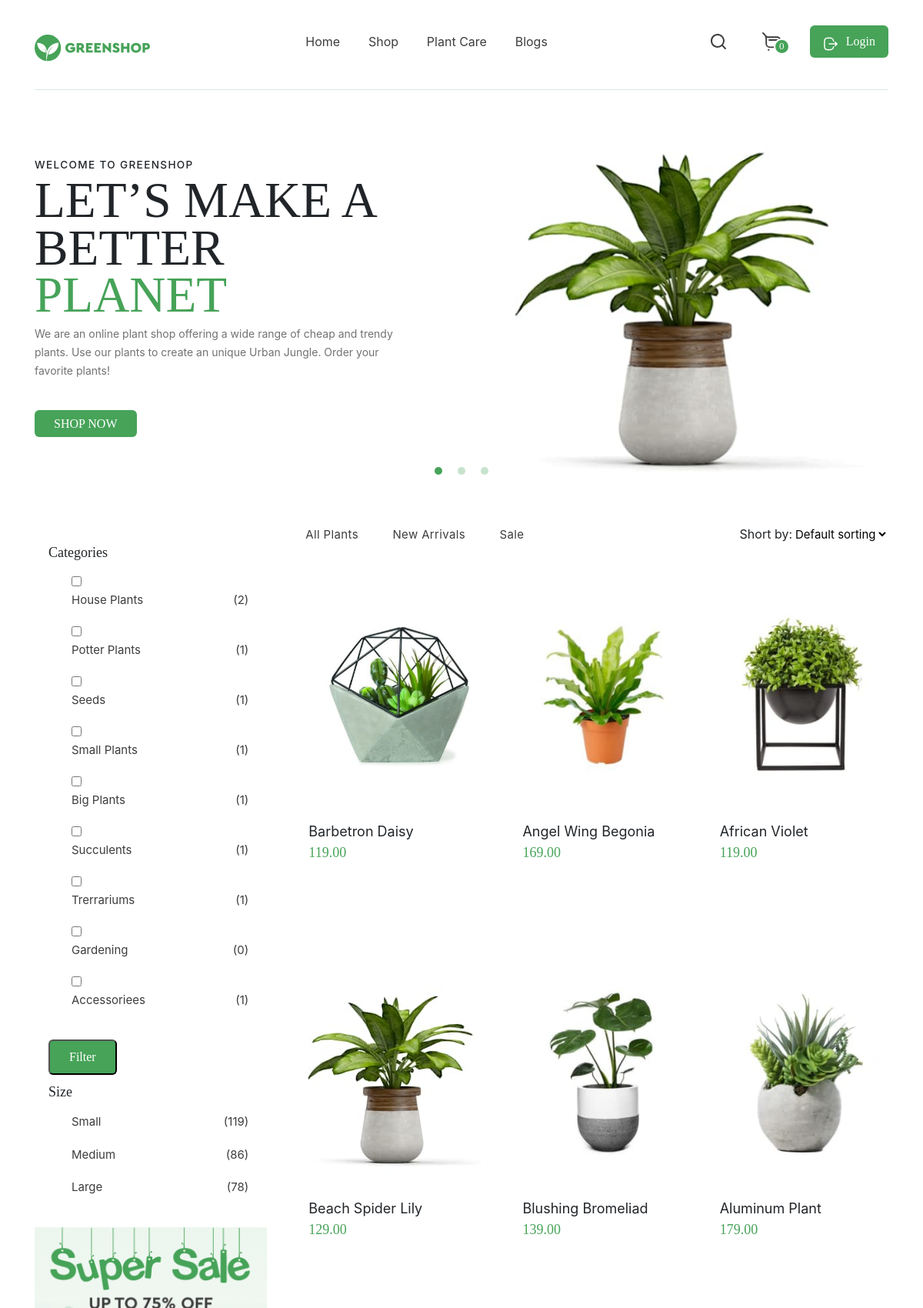
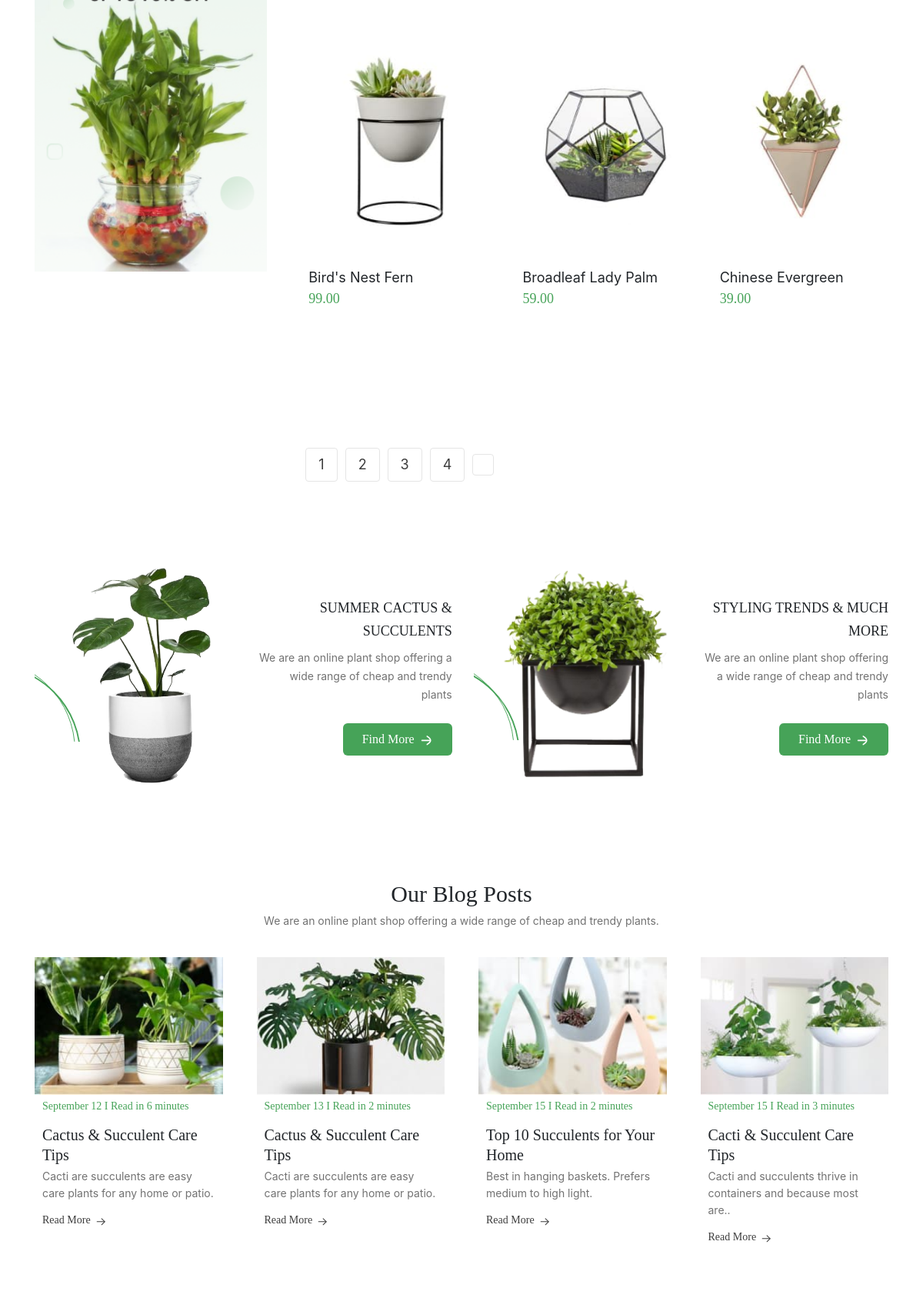
The page / (upper part) on the database its author committed (2 pictures, top to bottom).
### store/models.py (models this page shows, shortened)
class Category(models.Model):
    name = models.CharField("Категория", max_length=150)
    url = models.SlugField(max_length=120, unique=True)
    class Meta:
        verbose_name = "Категория"
        verbose_name_plural = "Категории"

class Flowers(models.Model):
    title = models.TextField("Название", max_length=250, blank=True)
    price = models.CharField("Цена", max_length=50, blank=True)
    img = models.ImageField("Изоброжения", upload_to="flowers/")
    description = models.TextField("Описание", max_length=500, blank=True)
    url = models.SlugField(max_length=130, unique=True)
    category = models.ForeignKey(
        Category, verbose_name="Категория", on_delete=models.SET_NULL, null=True
    )
    def get_absolute_url(self):
        return reverse("flowers_detail", kwargs={"slug": self.url})
    class Meta:
        verbose_name = 'Растения'
        verbose_name_plural = 'Растения'

### store/views.py (the view, shortened to what this page needs)
# urls.py: path('', views.FlowersView.as_view(), name='home'),
class FlowersView(CategoryFilter, ListView, Counter, FlowersAll):
    model = Flowers
    queryset = Flowers.objects.all()

### store/views.py (called while the page is built)
    def increment(self):
        self.count += 1
        return ''

    def update_count(self):
        self.count = 0
        return ''

    def get_category(self):
        return Category.objects.all()

    def get_flowers_all(self):
          return Flowers.objects.all()

### templates/store/flowers_list.html (shortened to what this page needs)
{% extends 'base.html' %}
{% load static %}
{% block content  %}
    <main class="main">
        <section class="slider">
            <div class="container">
                <div class="slider__inner">
                    <div class="slider__item">
                        <div class="slider__text-container">
                            <h3 class="slider__text">Welcome to GreenShop</h3>
                            <h1 class="slider__title">LET’S MAKE A BETTER <span class="highlight">PLANET</span></h1>
                            <p class="slider__subtitle">We are an online plant shop offering a wide range of cheap and trendy plants. Use our plants to create an unique Urban Jungle. Order your favorite plants!</p>
                            <a href="s" class="slider__button button">SHOP NOW</a>
                        </div>
                        <img src="{% static 'images/sliderPlant.jpg' %}" alt="" class="slider__img">
                    </div>
                </div>
            </div>
        </section>
        <section class="product-menu">
            <div class="container">
                <div class="product-menu__inner">
                    <aside class="filter-bar">
                        <form action="{% url 'filter' %}" method="get">
                            <div class="filter-bar__wrapper" id="filter-bar__wrapper">
                                <div class="filter-bar__category">
                                    <h3 class="filter-bar__title">Categories</h3>
                                    <ul class="filter-bar__list">
                                    {% for category in view.get_category %}
                                            <li class="filter-bar__list-item">
                                                <input type="checkbox" class="checked" name="category" value="{{ category.id }}">
                                                <a href="" class="filter-bar__list-link">
                                                  {{ category.name }}
                                                    <span class="filter-bar__list-counter">{{view.count}}</span>
                                                </a>
                                            </li>
                                    {% endfor %}
                                    </ul>
                                    <button href="#" class="filter-bar__button button">Filter</button>
                                </div>
                                <div class="filter-bar__category">
                                    <h3 class="filter-bar__title">Size</h3>
                                    <ul class="filter-bar__list">
                                            <li class="filter-bar__list-item">
                                                <a href="#" class="filter-bar__list-link">
                                                    Small<span class="filter-bar__list-counter">119</span>
                                                </a>
                                            </li>
                                            <li class="filter-bar__list-item">
                                                <a href="#" class="filter-bar__list-link">
                                                    Medium<span class="filter-bar__list-counter">86</span>
                                                </a>
                                            </li>
                                            <li class="filter-bar__list-item">
                                                <a href="#" class="filter-bar__list-link">
                                                    Large<span class="filter-bar__list-counter">78</span>
                                                </a>
                                            </li>
                                    </ul>
                                </div>
                            </div>
                        </form>
                        <a href="#" class="filter-bar__sale">
                            <img src="{% static 'images/Sale.png' %}" alt="Sale" class="filter-bar__img">
                        </a>
                    </aside>
                    <div class="product">
                        <div class="sort-type">
                            <ul class="sort-type__list">
                                <li class="sort-type__list-item">
                                    <a href="#" class="sort-type__list-link">All Plants</a>
                                </li>
                                <li class="sort-type__list-item">
                                    <a href="#" class="sort-type__list-link">New Arrivals</a>
                                </li>
                                <li class="sort-type__list-item">
                                    <a href="#" class="sort-type__list-link">Sale</a>
                                </li>
                            </ul>
                            <p class="sort-type__select-title">Short by:
                                <select name="sort-by" id="sort-type__select" class="sort-type__select">
                                    <option value="1">Default sorting</option>
                                </select>
                            </p>
                        </div>
                        <div class="product__wrapper">
                            {% for flower in flowers_list %}
                            <div class="product-item">
                                <a href="{{ flower.get_absolute_url }}" class="product-item__img-wrapper">
                                    <img src="{{ flower.img.url }}" alt="Plant" class="product-item__img">
                                </a>
                                <div class="product-item__text">
                                        <p class="product-item__title">{{ flower.title }}</p>
                                        <p class="product-item__price">
                                            {{ flower.price }}
                                        </p>
                                </div>
                            </div>
                            {% endfor %}
                        <div class="page-counter">
                            <ul class="page-counter__list">
                                <li class="page-counter__list-item">
                                    <a href="#" class="page-counter__list-link">1</a>
                                </li>
                                <li class="page-counter__list-item">
                                    <a href="#" class="page-counter__list-link">2</a>
                                </li>
                                <li class="page-counter__list-item">
                                    <a href="#" class="page-counter__list-link">3</a>
                                </li>
                                <li class="page-counter__list-item">
                                    <a href="#" class="page-counter__list-link">4</a>
                                </li>
                                <li class="page-counter__list-item">
                                </li>
                            </ul>
                        </div>
                    </div>
                </div>
            </div>
        </section>
        <section class="news">
            <div class="container">
                <div class="news__inner">
                    <div class="news__wrapper">
                        <img src="{% static 'images/news1.png' %}" alt="Plant" class="news__img">
                        <div class="news__text-wrapper">
                            <h3 class="news__title">Summer cactus & succulents</h3>
                            <p class="news__text">We are an online plant shop offering a wide range of cheap and trendy plants</p>
                            <a href="#" class="news__button button">Find More<img src="{% static 'images/ArrowRight.svg' %}" alt="Arrow"></a>
                        </div>
                    </div>
                    <div class="news__wrapper">
                        <img src="{% static 'images/news2.png' %}" alt="Plant" class="news__img">
                        <div class="news__text-wrapper">
                            <h3 class="news__title">Styling Trends & much more</h3>
                            <p class="news__text">We are an online plant shop offering a wide range of cheap and trendy plants</p>
                            <a href="#" class="news__button button">Find More<img src="{% static 'images/ArrowRight.svg' %}" alt="Arrow"></a>
                        </div>
                    </div>
                </div>
            </div>
        </section>
        <section class="blog">
            <div class="container">
                <div class="blog__inner">
                    <h2 class="blog__title">Our Blog Posts</h2>
                    <p class="blog__subtite">We are an online plant shop offering a wide range of cheap and trendy plants. </p>
                    <div class="blog__wrapper">
                        <div class="blog-card">
                            <img src="{% static 'images/blogCards1.jpg' %}" alt="Plant" class="blog-card__img">
                            <div class="blog-card__text-wrapper">
                                <p class="blog-card__text highlight">September 12  I Read in 6 minutes</p>
                                <h3 class="blog-card__title">Cactus & Succulent Care Tips</h3>
                                <p class="blog-card__subtitle">Cacti are succulents are easy care plants for any home or patio. </p>
                                <a href="#" class="blog-card__more-button">Read More <img src="{% static 'images/ArrowRightDark.svg' %}" alt=""></a>
                            </div>
                        </div>
                        <div class="blog-card">
                            <img src="{% static 'images/blogCards2.jpg' %}" alt="Plant" class="blog-card__img">
                            <div class="blog-card__text-wrapper">
                                <p class="blog-card__text highlight">September 13  I Read in 2 minutes</p>
                                <h3 class="blog-card__title">Cactus & Succulent Care Tips</h3>
                                <p class="blog-card__subtitle">Cacti are succulents are easy care plants for any home or patio. </p>
                                <a href="#" class="blog-card__more-button">Read More <img src="{% static 'images/ArrowRightDark.svg' %}" alt=""></a>
                            </div>
                        </div>
                        <div class="blog-card">
                            <img src="{% static 'images/blogCards3.jpg' %}" alt="Plant" class="blog-card__img">
                            <div class="blog-card__text-wrapper">
                                <p class="blog-card__text highlight">September 15  I Read in 2 minutes</p>
                                <h3 class="blog-card__title">Top 10 Succulents for Your Home</h3>
                                <p class="blog-card__subtitle">Best in hanging baskets. Prefers medium to high light.</p>
                                <a href="#" class="blog-card__more-button">Read More <img src="{% static 'images/ArrowRightDark.svg' %}" alt=""></a>
                            </div>
                        </div>
                        <div class="blog-card">
                            <img src="{% static 'images/blogCards4.jpg' %}" alt="Plant" class="blog-card__img">
                            <div class="blog-card__text-wrapper">
                                <p class="blog-card__text highlight">September 15  I Read in 3 minutes</p>
                                <h3 class="blog-card__title">Cacti & Succulent Care Tips</h3>
                                <p class="blog-card__subtitle">Cacti and succulents thrive in containers and because most are..</p>
                                <a href="#" class="blog-card__more-button">Read More <img src="{% static 'images/ArrowRightDark.svg' %}" alt=""></a>
                            </div>
                        </div>
                    </div>
                </div>
            </div>
        </section>
    </main>
{% endblock content %}

### rows shown on the page
Category: name "House Plants", count "2"
Category: name "Potter Plants", count "1"
Category: name "Seeds", count "1"
Category: name "Small Plants", count "1"
Category: name "Big Plants", count "1"
Category: name "Succulents", count "1"
Category: name "Trerrariums", count "1"
Category: name "Gardening", count "0"
Category: name "Accessoriees", count "1"
Flowers: img (picture), title "Barbetron Daisy", price "119.00"
Flowers: img (picture), title "Angel Wing Begonia", price "169.00"
Flowers: img (picture), title "African Violet", price "119.00"
Flowers: img (picture), title "Beach Spider Lily", price "129.00"
Flowers: img (picture), title "Blushing Bromeliad", price "139.00"
Flowers: img (picture), title "Aluminum Plant", price "179.00"
Flowers: img (picture), title "Bird's Nest Fern", price "99.00"
Flowers: img (picture), title "Broadleaf Lady Palm", price "59.00"
Flowers: img (picture), title "Chinese Evergreen", price "39.00"
